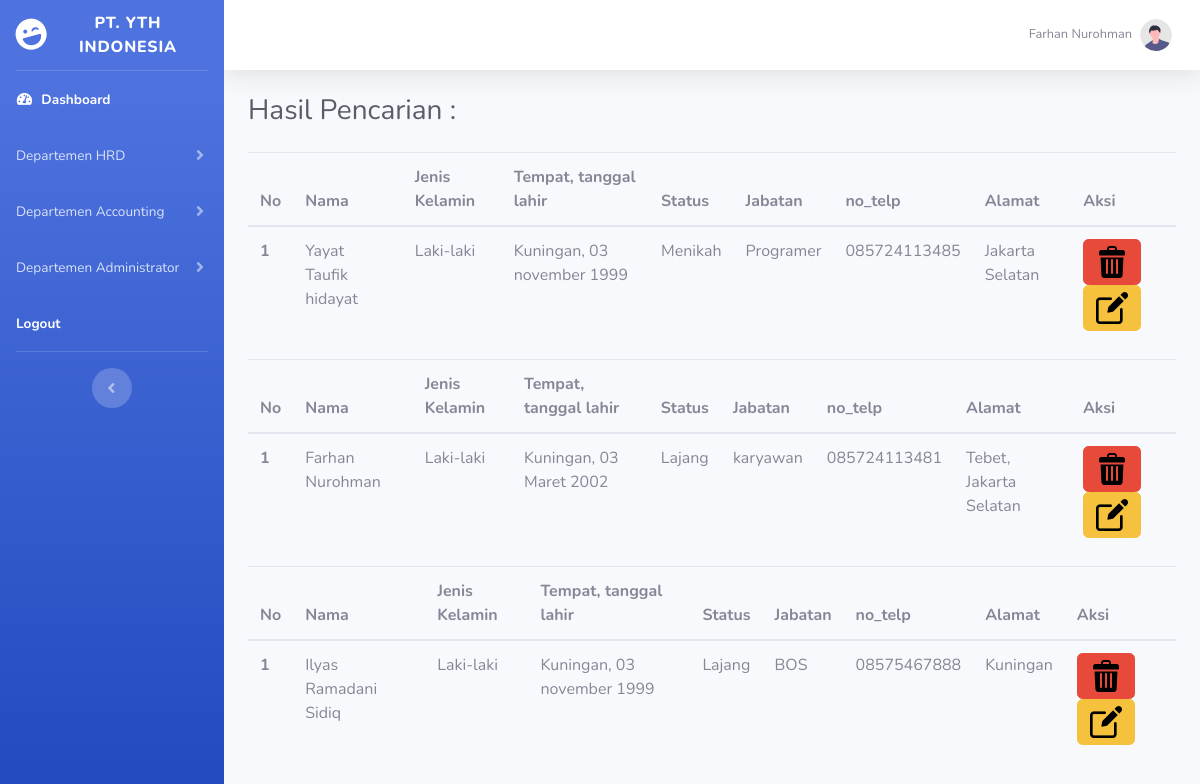
The page /cari_karyawan.php (signed in) on the database its author committed.
### tables this page shows
CREATE TABLE `karyawan` (
  `id_karyawan` int(30) NOT NULL,
  `nama` varchar(255) NOT NULL,
  `jenis_kelamin` varchar(11) NOT NULL,
  `tempat_tgllahir` varchar(255) NOT NULL,
  `status` varchar(255) NOT NULL,
  `jabatan` varchar(255) NOT NULL,
  `no_telp` varchar(255) NOT NULL,
  `alamat` varchar(255) NOT NULL
);

### cari_karyawan.php (the view, shortened to what this page needs)
<?php include "header.php" ?>
<?php $cari = $_GET['cari'];
$semuadata = array();
$ambil = $koneksi->query("SELECT*FROM karyawan WHERE nama LIKE '%$cari%'");
while ($pecah = $ambil->fetch_assoc()) {
    $semuadata[] = $pecah;
}
?>
<div class="container-fluid">
    <div class="d-sm-flex align-items-center justify-content-between mb-4">
        <h1 class="h3 mb-0 text-gray-800">Hasil Pencarian : <?php echo $cari ?> </h1>
    </div>
    <?php foreach ($semuadata as $key => $value) : ?>
        <div class="table-responsive">
            <table class="table">
                <thead>
                    <tr>
                        <th scope="col">No</th>
                        <th scope="col">Nama</th>
                        <th scope="col">Jenis Kelamin</th>
                        <th scope="col">Tempat, tanggal lahir</th>
                        <th scope="col">Status</th>
                        <th scope="col">Jabatan</th>
                        <th scope="col">no_telp</th>
                        <th scope="col">Alamat</th>
                        <th scope="col">Aksi</th>
                    </tr>
                </thead>
                <tbody>
                    <?php
                    $nomor = 1; ?>
                    <tr>
                        <th scope="row"><?php echo $nomor; ?></th>
                        <td><?php echo $value['nama']; ?></td>
                        <td><?php echo $value['jenis_kelamin'] ?></td>
                        <td><?php echo $value['tempat_tgllahir'] ?></td>
                        <td><?php echo $value['status'] ?></td>
                        <td><?php echo $value['jabatan'] ?></td>
                        <td><?php echo $value['no_telp'] ?></td>
                        <td><?php echo $value['alamat'] ?></td>
                        <td>
                            <a href="hapus_karyawan.php?id=<?php echo $value['id_karyawan'] ?>" class="btn-danger btn"><img src="img/delete.png" width="32px"></a>
                            <a href="ubah_karyawan.php?id=<?php echo $value['id_karyawan']  ?>" class="btn btn-warning"><img src="img/edit.png" width="32px"></a>
                        </td>
                    </tr>
                <?php endforeach ?>
                </tbody>
            </table>
        </div>
</div>

### header.php (shortened to what this page needs)
<!DOCTYPE html>
<html lang="en">
<head>
    <link rel="stylesheet" href="https://cdn.jsdelivr.net/npm/bootstrap@4.5.3/dist/css/bootstrap.min.css">
    <link href="vendor/fontawesome-free/css/all.min.css" rel="stylesheet" type="text/css">
    <link href="css/sb-admin-2.min.css" rel="stylesheet">
</head>
<body id="page-top">
    <div id="wrapper">
        <ul class="navbar-nav bg-gradient-primary sidebar sidebar-dark accordion" id="accordionSidebar">
            <a class="sidebar-brand d-flex align-items-center justify-content-center" href="index.html">
                <div class="sidebar-brand-icon rotate-n-15">
                    <i class="fas fa-laugh-wink"></i>
                </div>
                <div class="sidebar-brand-text mx-3">PT. YTH Indonesia</div>
            </a>
            <hr class="sidebar-divider my-0">
            <li class="nav-item active">
                <a class="nav-link" href="index.php">
                    <i class="fas fa-fw fa-tachometer-alt"></i>
                    <span>Dashboard</span></a>
            </li>
            <li class="nav-item">
                <a class="nav-link collapsed" href="#" data-toggle="collapse" data-target="#collapseTwo" aria-expanded="true" aria-controls="collapseTwo">
                    <span>Departemen HRD</span>
                </a>
            </li>
            <li class="nav-item">
                <a class="nav-link collapsed" href="#" data-toggle="collapse" data-target="#collapseUtilities" aria-expanded="true" aria-controls="collapseUtilities">
                    <span>Departemen Accounting</span>
                </a>
            </li>
            <li class="nav-item">
                <a class="nav-link collapsed" href="#" data-toggle="collapse" data-target="#collapsePages" aria-expanded="true" aria-controls="collapsePages">
                    <span>Departemen Administrator</span>
                </a>
            </li>
            <li class="nav-item active">
                <a class="nav-link" href="logout.php">
                    <span>Logout</span></a>
            </li>
            <hr class="sidebar-divider d-none d-md-block">
            <div class="text-center d-none d-md-inline">
                <button class="rounded-circle border-0" id="sidebarToggle"></button>
            </div>
        </ul>
        <div id="content-wrapper" class="d-flex flex-column">
            <div id="content">
                <nav class="navbar navbar-expand navbar-light bg-white topbar mb-4 static-top shadow">
                    <ul class="navbar-nav ml-auto">
                        <li class="nav-item dropdown no-arrow">
                            <a class="nav-link dropdown-toggle" href="#" id="userDropdown" role="button" data-toggle="dropdown" aria-haspopup="true" aria-expanded="false">
                                <span class="mr-2 d-none d-lg-inline text-gray-600 small"><?php echo $_SESSION['nama']; ?></span>
                                <img class="img-profile rounded-circle" src="img/undraw_profile.svg">
                            </a>
                        </li>
                    </ul>
                </nav>

### rows shown on the page
karyawan: nomor "1", nama "Yayat Taufik hidayat", jenis_kelamin "Laki-laki", tempat_tgllahir "Kuningan, 03 november 1999", status "Menikah", jabatan "Programer", no_telp "085724113485", alamat "Jakarta Selatan"
karyawan: nomor "1", nama "Farhan Nurohman", jenis_kelamin "Laki-laki", tempat_tgllahir "Kuningan, 03 Maret 2002", status "Lajang", jabatan "karyawan", no_telp "085724113481", alamat "Tebet, Jakarta Selatan"
karyawan: nomor "1", nama "Ilyas Ramadani Sidiq", jenis_kelamin "Laki-laki", tempat_tgllahir "Kuningan, 03 november 1999", status "Lajang", jabatan "BOS", no_telp "08575467888", alamat "Kuningan"

### other values the page prints
$_SESSION['nama'] "Farhan Nurohman"
